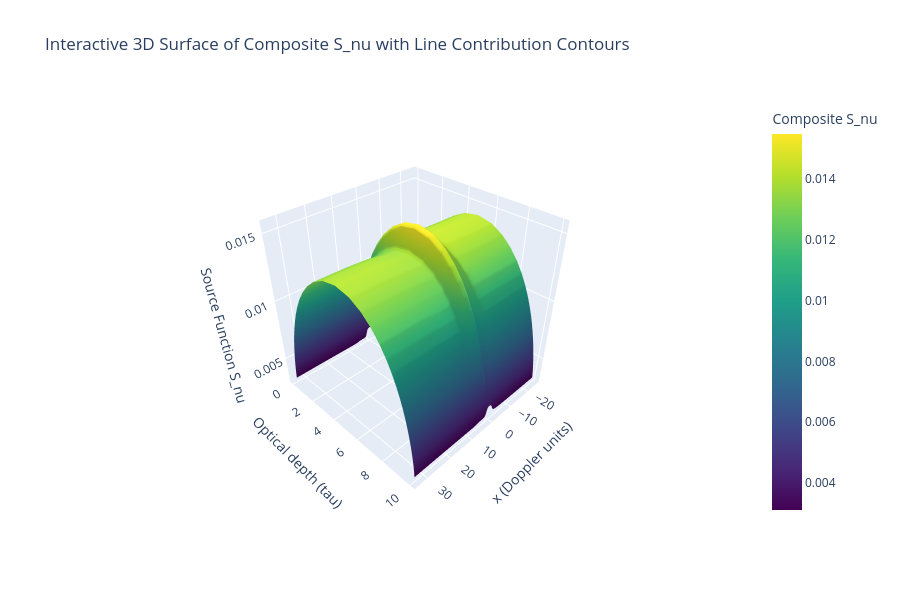

Write notebook code for a chart like this one.
### Code cell
result = slab.iterate_coupled_lines(lines, max_iter=2000, tol=1e-6, verbose=False)

S_nu = result["S_nu"]            # shape (ND, Nfreq)
I_emergent = result["I_emergent"]# length Nfreq (global x-grid)
S_lines = result["S_lines"]      # list of per-line S_line (each length ND)
rel_history = result["rel_history"]

x = slab.x_values
tau = slab.tau

# 1) Emergent spectrum
plt.figure(figsize=(8,4))
plt.plot(x, I_emergent, lw=2)
plt.xlabel("x (Doppler units)")
plt.ylabel("Emergent Intensity")
plt.title("Emergent Spectrum (iterate_coupled_lines)")
plt.grid(True)
plt.tight_layout()

# 2) Composite source S_nu heatmap (depth x frequency)
plt.figure(figsize=(8,5))
extent = [x[0], x[-1], tau[0], tau[-1]]
plt.imshow(S_nu, origin='lower', aspect='auto', extent=extent, cmap='viridis')
plt.colorbar(label='S_nu')
plt.xlabel("x (Doppler units)")
plt.ylabel("Optical depth (tau)")
plt.title("Composite S_nu (depth x frequency)")
plt.tight_layout()

# 3) Per-line source functions vs tau (use S_lines from result to be consistent)
plt.figure(figsize=(6,4))
for i, S_line in enumerate(S_lines):
    plt.semilogy(np.log10(tau), S_line, label=f'Line {i+1}')
plt.xlabel("Optical depth (tau)")
plt.ylabel("S_line")
plt.title("Per-line Source Functions")
plt.legend()
plt.grid(True)
plt.tight_layout()

# 4) Relative convergence history
if rel_history is not None and len(rel_history) > 0:
    plt.figure(figsize=(5,3))
    plt.semilogy(np.arange(len(rel_history)), rel_history, marker='o')
    plt.xlabel("Outer iteration")
    plt.ylabel("max_rel")
    plt.title("Convergence history")
    plt.grid(True)
    plt.tight_layout()

# 5) Per-line contribution at mid depth (stacked area) — using denom-based contributions
try:
    # ensure phi_x_global exists for each line and is normalized
    for i, line in enumerate(lines):
        if not hasattr(line, 'phi_x_global') or line.phi_x_global.size != x.size:
            if hasattr(line, 'compute_phi_x'):
                line.compute_phi_x(x)
            norm = np.sum(line.phi_x * slab.x_weights) if getattr(slab, 'x_weights', None) is not None else np.sum(line.phi_x)
            line.phi_x_global = (line.phi_x / norm) if norm != 0.0 else line.phi_x.copy()
        # print normalization diagnostic
        sphi = np.sum(line.phi_x_global * slab.x_weights)
        print(f'Line {i+1} phi normalization (sum phi*xw): {sphi:.6g}')
    # build emissivities (eta = k * phi * S_line)
    eta_list = []
    for i, line in enumerate(lines):
        eta = (line.k * line.phi_x_global)[None, :] * np.asarray(S_lines[i]).reshape((slab.ND, 1))
        eta_list.append(eta)
    # denom-based contributions (as in composite S construction)
    denom = np.zeros_like(x)
    for line in lines:
        denom += line.k * line.phi_x_global
    denom_safe = np.where(denom == 0.0, 1.0, denom)
    contribs = [eta / denom_safe[None, :] for eta in eta_list]
    mid = slab.ND // 2
    contrib_mid = np.vstack([c[mid, :] for c in contribs])
    contrib_mid = np.clip(contrib_mid, 0.0, None)
    # normalize across lines at each x to avoid tiny rounding errors
    sum_c = np.sum(contrib_mid, axis=0)
    sum_c_safe = np.where(sum_c == 0.0, 1.0, sum_c)
    contrib_mid_norm = contrib_mid / sum_c_safe
    labels = [f'Line {i+1} (x={lines[i].line_center})' for i in range(len(lines))]
    palette = ['cyan', 'lime', 'maroon', 'magenta', 'yellow', 'orange']
    plt.figure(figsize=(10,4))
    plt.stackplot(x, contrib_mid_norm, labels=labels, colors=[palette[i % len(palette)] for i in range(len(lines))], alpha=0.85)
    comp_mid = S_nu[mid, :]
    comp_scaled = (comp_mid - np.min(comp_mid)) / (np.max(comp_mid) - np.min(comp_mid) + 1e-30)
    plt.plot(x, comp_scaled, '--k', lw=2, label='Composite S (mid, scaled)')
    plt.xlabel("x (Doppler units)")
    plt.ylabel("Per-line contribution (stacked)")
    plt.title("Per-line contributions (mid depth) with composite S overlay")
    plt.legend(loc='upper right')
    plt.grid(True)
    plt.tight_layout()
    plt.show()

    # 6) Interactive 3D surface like the earlier cell: Composite S_nu with projected contribution contours
    try:
        import plotly.graph_objects as go
        # build meshgrid for plotting
        X, T = np.meshgrid(x, tau)
        fig = go.Figure()
        fig.add_trace(go.Surface(x=X, y=T, z=S_nu, colorscale='Viridis', name='Composite S_nu', showscale=True, colorbar=dict(title='Composite S_nu')))
        # add contours projected on surface for each line's contribution (use contribs computed above)
        palette = ['cyan', 'lime', 'maroon', 'magenta', 'yellow', 'orange']
        for idx, contrib in enumerate(contribs):
            levels = [0.5]  # contour threshold(s)
            cs = plt.contour(X, T, contrib, levels=levels, colors=palette[idx % len(palette)])
            for level_idx, segs in enumerate(cs.allsegs):
                for path in segs:
                    verts = path
                    x_verts = verts[:, 0]
                    y_verts = verts[:, 1]
                    # approximate z from composite S_nu at mid depth (projection)
                    z_interp = np.interp(x_verts, x, S_nu[len(tau)//2, :])
                    fig.add_trace(go.Scatter3d(x=x_verts, y=y_verts, z=z_interp, mode='lines', line=dict(color=palette[idx % len(palette)], width=4), name=f'Line {idx+1} Contrib > {levels[0]}'))
        fig.update_layout(title='Interactive 3D Surface of Composite S_nu with Line Contribution Contours', scene=dict(xaxis_title='x (Doppler units)', yaxis_title='Optical depth (tau)', zaxis_title='Source Function S_nu', camera=dict(eye=dict(x=1.5, y=1.5, z=1.5))), width=900, height=600)
        fig.show()
    except Exception as _e:
        print('3D interactive plot failed:', _e)

except Exception:
    pass

plt.show()

### Figure 1 — Plotly figure (JSON) as saved in the notebook; plotly's stock layout.template omitted (floating-point values rounded to 4 significant figures; data arrays with more than 128 entries replaced by an {"elided": "..."} marker saying what was removed)
{"data": [{"colorbar": {"title": {"text": "Composite S_nu"}}, "colorscale": [[0, "#440154"], [0.1111, "#482878"], [0.2222, "#3e4989"], [0.3333, "#31688e"], [0.4444, "#26828e"], [0.5556, "#1f9e89"], [0.6667, "#35b779"], [0.7778, "#6ece58"], [0.8889, "#b5de2b"], [1, "#fde725"]], "name": "Composite S_nu", "showscale": true, "type": "surface", "x": {"elided": "81x243 float values"}, "y": {"elided": "81x243 float values"}, "z": {"elided": "81x243 float values"}}, {"line": {"color": "cyan", "width": 4}, "mode": "lines", "name": "Line 1 Contrib > 0.5", "type": "scatter3d", "x": [], "y": [], "z": []}, {"line": {"color": "lime", "width": 4}, "mode": "lines", "name": "Line 2 Contrib > 0.5", "type": "scatter3d", "x": [], "y": [], "z": []}, {"line": {"color": "maroon", "width": 4}, "mode": "lines", "name": "Line 3 Contrib > 0.5", "type": "scatter3d", "x": [], "y": [], "z": []}], "layout": {"height": 600, "scene": {"camera": {"eye": {"x": 1.5, "y": 1.5, "z": 1.5}}, "xaxis": {"title": {"text": "x (Doppler units)"}}, "yaxis": {"title": {"text": "Optical depth (tau)"}}, "zaxis": {"title": {"text": "Source Function S_nu"}}}, "title": {"text": "Interactive 3D Surface of Composite S_nu with Line Contribution Contours"}, "width": 900}}
